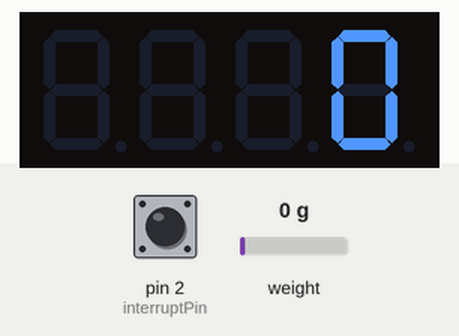
The sketch below on a simulated Arduino Uno, built with avr-gcc and run on an emulated ATmega328P. Shown: 4-digit seven-segment display. The inputs (shaded band) are chosen by the test bench; at power-on: weight on the scale 0 g, pin 2 (interruptPin) HIGH. What the sketch prints to the serial monitor is not drawn.

Above: at 2.2 s.
2.3 s: weight on the scale set to 1250 g
At 2.9 s:
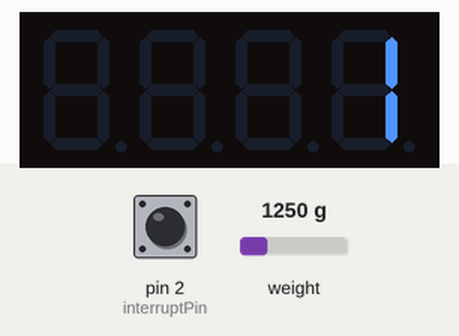
4.0 s: pin 2 (interruptPin) pulled LOW for 0.65 s
At 4.8 s:
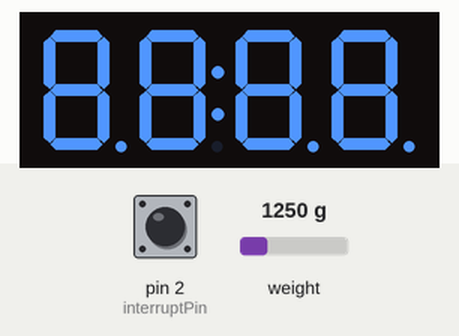
7.1 s: weight on the scale set to 100 g
At 7.9 s:
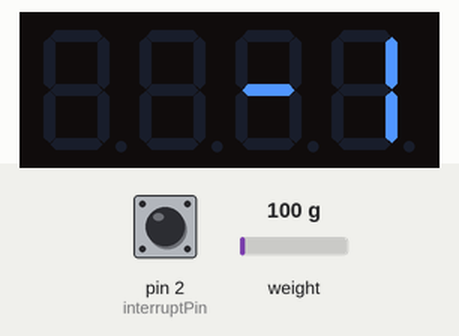
8.7 s: weight on the scale set to 2500 g
Timing chart, 0 to 11.3 s (numbered marks = the images above; inputs shaded):
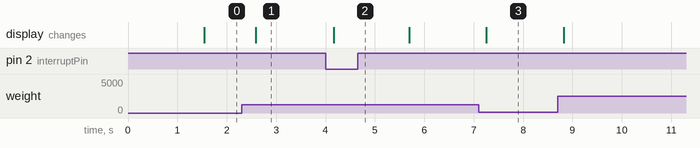

Measured:
- after the input at 2.3 s, the display: changes after 0.28 s (image 1)
- after the input at 4.0 s, the display: changes after 0.17 s (image 2)
- after the input at 7.1 s, the display: changes after 0.16 s (image 3)

The sketch:

KitchenScalePostCalibrationCode.ino
```cpp
// This code uses the calibration values stored in the Arduino's EEPROM by the calibration code "KitchenScaleCalibrationCode.ino"

// Including the libraries
#include <Arduino.h>
#include "HX711.h"         //Including the library HX711
#include <EEPROM.h>        //Including the EEPROM library to save the calibration value
#include <TM1637Display.h> //Including the TM1637 display library

// HX711 wiring
#define LOADCELL_DOUT_PIN 5
#define LOADCELL_SCK_PIN 6
HX711 scale; // creating the scale object

// Display wiring
#define CLK_PIN 3
#define DIO_PIN 4
TM1637Display display(CLK_PIN, DIO_PIN);

// Tare  button wiring
const byte interruptPin = 2;
//volatile byte state = LOW;

const int calibValLenAddress = 0;  //EEPROM memory address used for storing the length of the calibration value in KitchenScaleCalibrationCode

const int calibValAddress = 1; // EEPROM memory address where first digit of calibration value was stored in KitchenScaleCalibrationCode

const int displayBrightness = 3;

byte doTare = 0; // this will act as a flage for taring the scale at the press of interrupt switch

void tareFunction(void) //this function will run at the press of the interrupt switch
{
  doTare = 1;
}

//this function will read the calibration values from EEPROM and set it the the scale
//the calibration values were stored in EEPROM by KitchenScaleCalibrationCode
void scaleCalibInput()
{
  int calibValRedLength = EEPROM.read(calibValLenAddress); //reading the length of calibration value
  Serial.println("Length of stored digits : " + String(calibValRedLength));

  String readVal = ""; //for reading digits from EEPROM and concatenating them
  for (int i = 0; i < calibValRedLength; i++) // Waiting for the next ten seconds for the user to put the known weight on the scale
  {
    readVal += EEPROM.read(calibValAddress + i);
  }
  int readValInt = readVal.toInt();

  if (EEPROM.read(calibValAddress) == 0) // if the first digit of stored EEPROM calibration digits is zero, it indicates a negative calibration value
  {
    readValInt = -readValInt;
  }

  Serial.println("Calibration value stored in EEPROM : " + String(readValInt));

  scale.set_scale(readValInt); //calibrating the scale based on the calibration value that was stored in EEPROM by KitchenScaleCalibrationCode

  scale.tare();
}

void setup()
{
  Serial.begin(57600);
  scale.begin(LOADCELL_DOUT_PIN, LOADCELL_SCK_PIN); // initiating the scale

  // interrupt pin will be used to change a flag which will be used to run the tare function
  pinMode(interruptPin, INPUT_PULLUP);
  attachInterrupt(digitalPinToInterrupt(interruptPin), tareFunction, FALLING);

  scaleCalibInput(); // inputting the scale calibration value found by the KitchenScaleCalibrationCode

  display.setBrightness(displayBrightness); // setting up the display brightness

}

void loop()
{

  String weightOnScale = String(scale.get_units(5), 1); // taking the average of five scale readings
  int weightOnDisplay = weightOnScale.toInt();          // converting the scale readings to an int value
  display.showNumberDecEx(weightOnDisplay, false);      // displaying the scale readings on the display

  if (doTare == 1) // the flag doTare will be changed by the press of the interrupt switch
  {
    //brightening up the whole display
    uint8_t data[] = {0xff, 0xff, 0xff, 0xff};
    display.setSegments(data);

    scale.tare(); //running the tare function

    doTare = 0; //changing the doTare flag
  }

}
```
